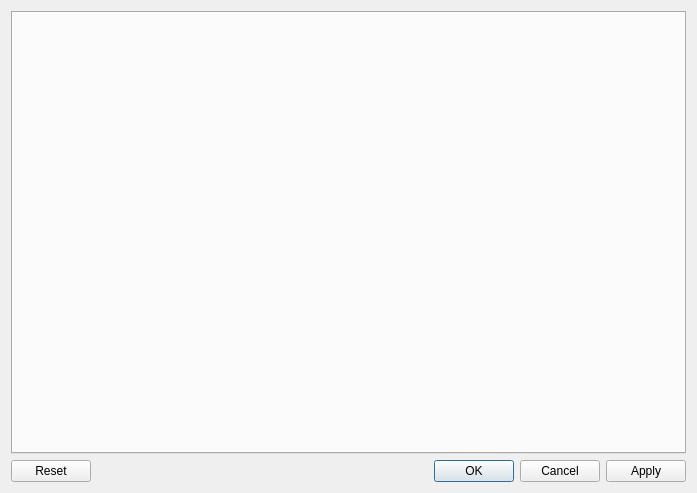
<?xml version="1.0" encoding="UTF-8"?>
<ui version="4.0">
 <class>SettingsDialog</class>
 <widget class="QDialog" name="SettingsDialog">
  <property name="geometry">
   <rect>
    <x>0</x>
    <y>0</y>
    <width>697</width>
    <height>493</height>
   </rect>
  </property>
  <property name="windowTitle">
   <string>Settings</string>
  </property>
  <layout class="QVBoxLayout" name="verticalLayout">
   <item>
    <widget class="QTabWidget" name="tabWidget">
     <property name="currentIndex">
      <number>-1</number>
     </property>
    </widget>
   </item>
   <item>
    <widget class="QDialogButtonBox" name="buttonBox">
     <property name="orientation">
      <enum>Qt::Horizontal</enum>
     </property>
     <property name="standardButtons">
      <set>QDialogButtonBox::Apply|QDialogButtonBox::Cancel|QDialogButtonBox::Ok|QDialogButtonBox::Reset</set>
     </property>
    </widget>
   </item>
  </layout>
 </widget>
 <resources/>
 <connections>
  <connection>
   <sender>buttonBox</sender>
   <signal>clicked(QAbstractButton*)</signal>
   <receiver>SettingsDialog</receiver>
   <slot>buttonBoxClicked(QAbstractButton*)</slot>
   <hints>
    <hint type="sourcelabel">
     <x>248</x>
     <y>254</y>
    </hint>
    <hint type="destinationlabel">
     <x>157</x>
     <y>274</y>
    </hint>
   </hints>
  </connection>
 </connections>
 <slots>
  <slot>buttonBoxClicked(QAbstractButton*)</slot>
 </slots>
</ui>
